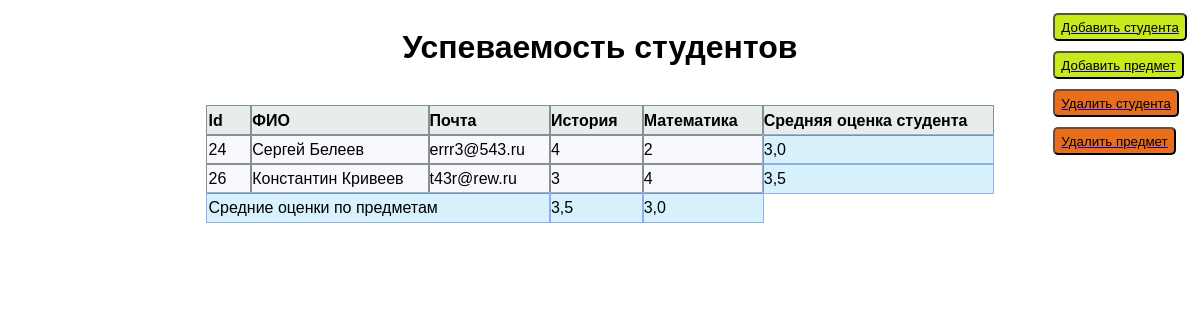
The page / on the database its author committed.
### student_academic_performance/models.py (models this page shows, shortened)
class Subject(models.Model):
    name = models.CharField(max_length=20, null=False, unique=True)
    def __str__(self):
        return self.name

class Student(models.Model):
    name = models.CharField(max_length=200, null=False)
    surname = models.CharField(max_length=200, null=False)
    email = models.EmailField(null=False, unique=True)
    @property
    def fio(self):
        return f'{self.name} {self.surname}'

### student_academic_performance/views.py (the view)
# urls.py: path('', index, name='viewing'),
def index(request):
    subjects = Subject.objects.all()
    student_statistics = defaultdict(dict)
    students_average_grade = defaultdict(int)
    subjects_average_grade = defaultdict(int)
    for score in Score.objects.all():
        student = score.student
        subject = score.subject
        student_statistics[student][subject] = score.value
        students_average_grade[student] += score.value
        subjects_average_grade[subject] += score.value
    subjects_count = len(Subject.objects.all())
    students_average_grade = [students_average_grade[student] / subjects_count for student in students_average_grade.keys()]
    students_count = len(Student.objects.all())
    subjects_average_grade = [subjects_average_grade[subject] / students_count for subject in subjects_average_grade.keys()]
    students_data = []
    students_average_grade_iter = iter(students_average_grade)
    for student, subjects_scores in student_statistics.items():
        students_data.append([student, subjects_scores.values(), next(students_average_grade_iter)])
    context = {
        'subjects': subjects,
        'subjects_average_grade': subjects_average_grade,
        'students_data': students_data,
    }
    return render(request, 'student_academic_performance/index.html', context=context)

### student_academic_performance/templates/student_academic_performance/index.html (shortened to what this page needs)
{% extends 'student_academic_performance/base.html' %}
{% block main_buttons %}
    <div style="position: absolute; justify-self: right;">
        <a href="{% url 'add_student' %}" style="display: flex;">
            <input type="button" value="Добавить студента" style="background-color: rgb(202, 233, 27);"/>
        </a>
        <a href="{% url 'add_subject' %}" style="display: flex;">
            <input type="button" value="Добавить предмет" style="background-color: rgb(202, 233, 27);"/>
        </a>
        <a href="{% url 'delete_student' %}" style="display: flex;">
            <input type="button" value="Удалить студента" style="background-color: rgb(233, 109, 27);"/>
        </a>
        <a href="{% url 'delete_subject' %}" style="display: flex;">
            <input type="button" value="Удалить предмет" style="background-color: rgb(233, 109, 27);"/>
        </a>
    </div>
{% endblock %}
{% block heading %}
    Успеваемость студентов
{% endblock %}
{% block content %}
    <table style="margin: 0 auto 0 auto; border-spacing: 0;">
        <thead>
            <tr>
                <th>Id</th>
                <th>ФИО</th>
                <th>Почта</th>
                {% for subject in subjects %}
                    <th>{{subject}}</th>
                {% endfor %}
                <th>Средняя оценка студента</th>
            </tr>
        </thead>
        <tbody>
            {% for student, subjects_scores, student_average_grade in students_data %}
                <tr>
                    <td>{{student.id}}</td>
                    <td>{{student.fio}}</td>
                    <td>{{student.email}}</td>
                    {% for score in subjects_scores %}
                        <td>{{score}}</td>
                    {% endfor %}
                    <td class="average_grade">{{student_average_grade}}</td>
                </tr>
            {% endfor %}
            <tr>
                <td class="average_grade" colspan="3">Средние оценки по предметам</td>
                {% for average_grade in subjects_average_grade %}
                    <td class="average_grade">{{average_grade}}</td>
                {% endfor %}
            </tr>
        </tbody>
{% endblock %}

### student_academic_performance/static/student_academic_performance/css/styles.css (style rules this page uses)
* { font-family: Arial; }
.average_grade { background-color: rgba(149, 218, 250, 0.377); outline: 0.5px solid rgb(144, 174, 238) }
th { text-align: left; background-color: #e8ecec; }
td { background-color: rgb(249, 248, 255); }
th, td { outline: 1px solid rgb(133, 146, 146); height: 27px; padding-right: 25px; }
input { font-family: Verdana, sans-serif; border-radius: 5px; }
input[type="button"] { height: 28px; margin: 5px; }

### rows shown on the page
Subject: name "История"
Subject: name "Математика"
Student: id "24", fio "Сергей Белеев", email "errr3@543.ru", subjects_scores "4" "2", student_average_grade "3,0"
Student: id "26", fio "Константин Кривеев", email "t43r@rew.ru", subjects_scores "3" "4", student_average_grade "3,5"

### other values the page prints
{{ average_grade }} "3,5" "3,0"
